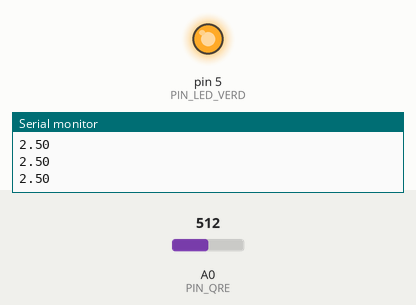
This sketch was run on a simulated Arduino Mega 2560, built with avr-gcc and run on an emulated ATmega2560. On the bench: output pins drawn as LEDs (lit = HIGH), the last lines printed to the serial monitor. Inputs (shaded band) come from the test bench; at power-on: A0 (PIN_QRE) = 512.

Above: at 1.3 s.
1.4 s: A0 (PIN_QRE) set to 306
At 2.6 s:
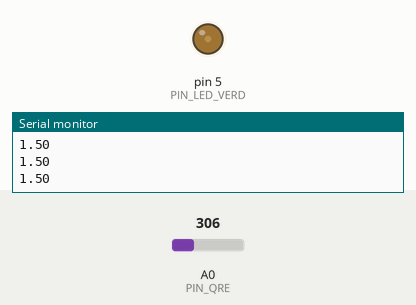
3.0 s: A0 (PIN_QRE) set to 505
4.5 s: A0 (PIN_QRE) set to 530
At 5.0 s:
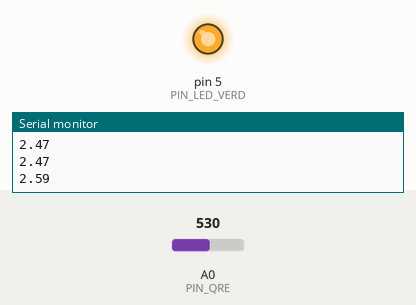
6.0 s: A0 (PIN_QRE) set to 511
At 7.2 s:
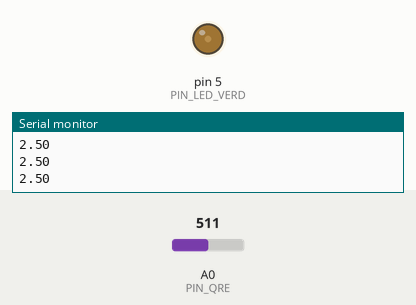
7.5 s: A0 (PIN_QRE) set to 716
At 8.6 s:
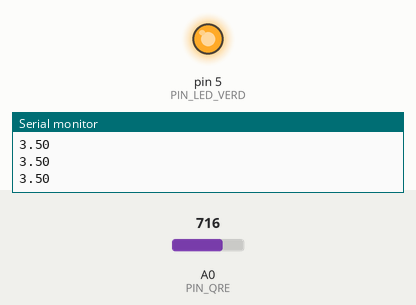
Timing chart, 0 to 10.0 s (numbered marks = the images above; inputs shaded):
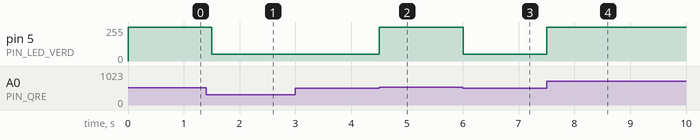

The sketch:

RP1-b_QRE-brilhoLED.ino
```cpp
/**
 * @ex - Mod.3b - RP1-b
 * @brief - ativar % do brilho do LED mediante o V_out do QRE
 *       https://www.arduino.cc/reference/en/language/functions/analog-io/analogwrite/
 * @date - 06/12
 * @author - Afonso & Natanael
 * @state - OK
 */

/**
 * LIGAÇÕES: @Arduino 'Mega 2560'
 * 5V -> USB
 * GND -> breadboard
 * A0 -> sensor QRE1113, Pin 3
 *
 * @Sensor de reflexão/proximidade 'QRE1113'
 * 1 -> 5V + R1 (130 kOhm)
 * 2 -> GND
 * 3 -> V_out + R2 (10 kOhm)
 * 4 -> GND
 */

const int PIN_QRE = A0;
const int PIN_LED_VERD = 5;

void setup() {
  pinMode(PIN_LED_VERD, OUTPUT);

  Serial.begin(9600);
}

void loop() {
  int sensorValue = analogRead(PIN_QRE);
  float voltage = sensorValue * (5.0 / 1023.0);

  Serial.println(voltage);

  // 20% do brilho max. do LED
  if (voltage < 2.50) {
    // analogWrite(PIN_LED_VERD, 255 * 0.2);
    analogWrite(PIN_LED_VERD, 51);
    delay(500);
  } else {
    // 100% do brilho max. do LED
    analogWrite(PIN_LED_VERD, 255);
    delay(500);
  }
}
```

Measured:
- the behaviour switches between 511 and 512 on A0 (PIN_QRE) (found by bisection; images 1 and 2)
- after the input at 1.4 s, pin 5 (PIN_LED_VERD): 255/255 → 51/255 after 0.10 s
- after the input at 4.5 s, pin 5 (PIN_LED_VERD): 51/255 → 255/255 at once
- after the input at 6.0 s, pin 5 (PIN_LED_VERD): 255/255 → 51/255 at once
- after the input at 7.5 s, pin 5 (PIN_LED_VERD): 51/255 → 255/255 at once
